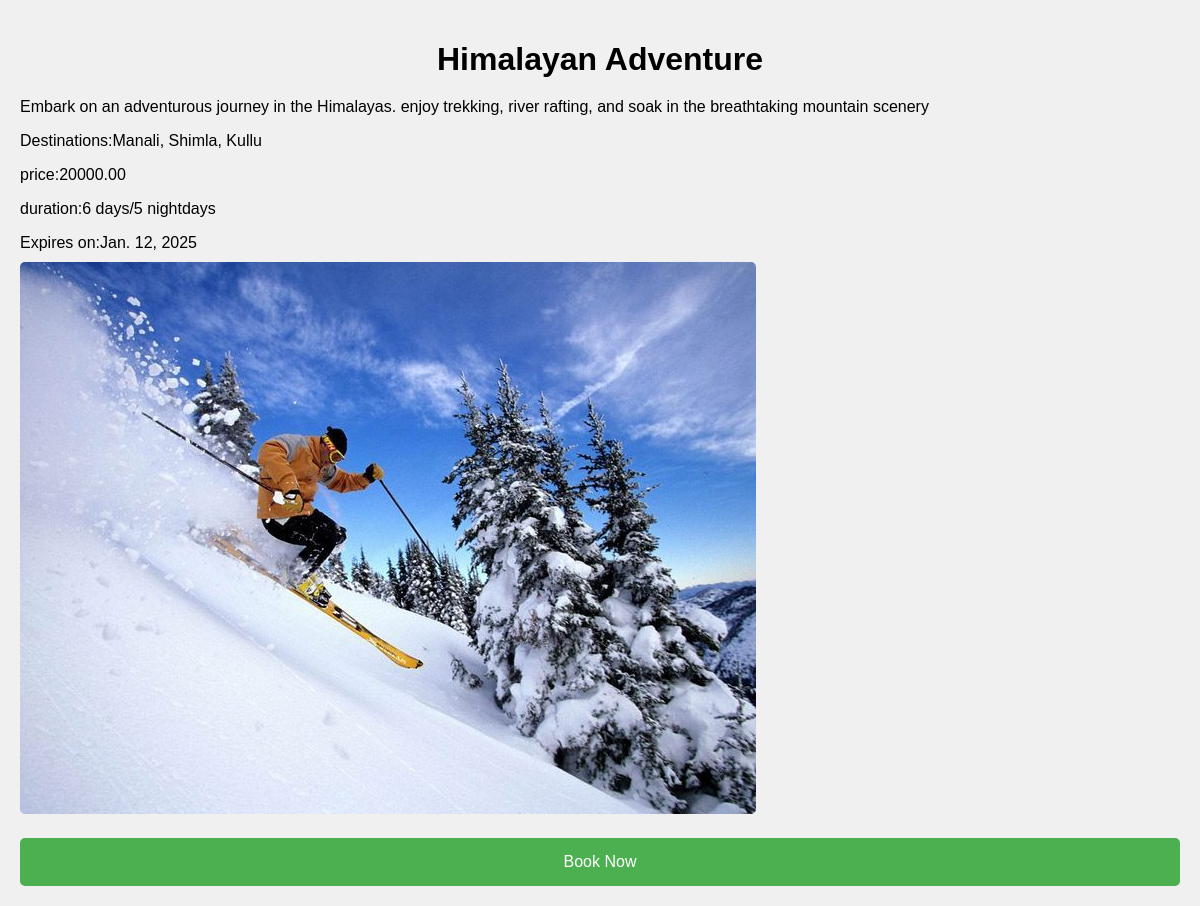
The app's page /package_details/3/ with its own data.
### web/models.py (models this page shows)
class TourPackage(models.Model):
    vendor= models.ForeignKey( User,on_delete=models.CASCADE ,null=True, default=0)
    name= models.CharField(max_length=255 ,default=0 )
    description= models.TextField(default=0)
    destination= models.CharField(max_length=255, default=0)
    price = models.DecimalField(max_digits=10,decimal_places=2 ,default=0)
    duration= models.CharField (max_length=50 , default=0)
    image= models.ImageField(upload_to='gallary', default=0)
    approved=models.BooleanField(default=False, null=True  )
    is_top_package =models.BooleanField(default=False)
    is_budget_friendly =models.BooleanField(default=False)
    available =models.BooleanField(default=True)
    expiry_date =models.DateField(help_text='Last date This package is available',null=True,blank=True, default=None)

### web/views.py (the view)
# urls.py: path('package_details/<int:pk>/', v.package_details, name='package_details'),
def package_details(request,pk):
    package=get_object_or_404(TourPackage,pk=pk)
    return render(request,'package_details.html',{'package':package})

### web/templates/package_details.html (shortened to what this page needs)
<!DOCTYPE html>
<html lang="en">
<head>
</head>
<body>
    <h1>{{package.name}}</h1>
    <p>{{package.description}} </p>
    <p>Destinations:{{package.destination}}</p>
    <p>price:{{package.price}}</p>
    <p>duration:{{package.duration}}days </p>
    <p>Expires on:{{package.expiry_date}}</p>
    {% if package.image %}
    <img src="{{package.image.url}}" alt="{{package.name}}">
    {% endif%}
    <a href="{%url 'book_package' package.id%}">Book Now</a>
</body>
</html>

### web/templates/package_details.html (style rules this page uses)
body { font-family: sans-serif; margin: 0; padding: 20px; background-color: #f0f0f0; }
h1 { text-align: center; margin-bottom: 20px; }
p { margin-bottom: 10px; }
img { max-width: 100%; height: auto; margin-bottom: 20px; border-radius: 5px; }
a { display: block; text-align: center; background-color: #4caf50; color: white; padding: 15px 30px; text-decoration: none; border-radius:5px; }

### records on screen
TourPackage: name "Himalayan Adventure", description "Embark on an adventurous journey in the Himalayas. enjoy trekking, river rafting, and soak in the breathtaking mountain scenery", destination "Manali, Shimla, Kullu", price "20000.00", duration "6 days/5 night", expiry_date "Jan. 12, 2025", image (picture)
